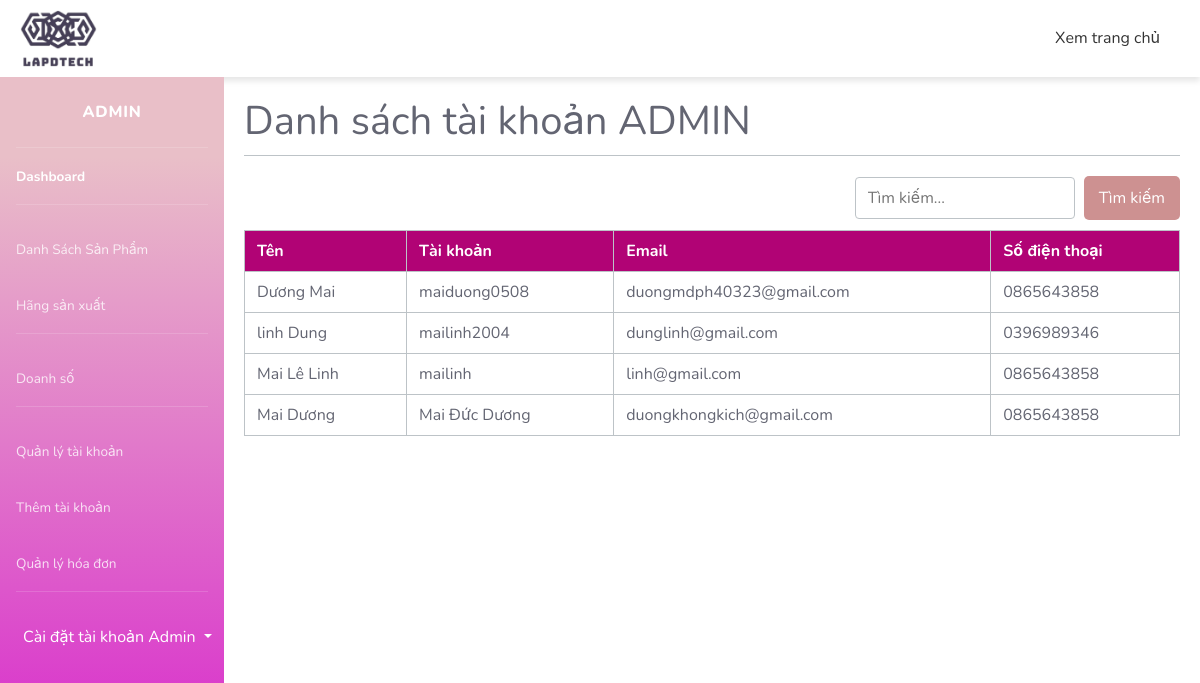
/admin/index.php?act=showadmin (signed in), run on the app's committed database.
### tables this page shows
CREATE TABLE `account` (
  `acc_id` int(11) NOT NULL,
  `acc_user` varchar(255) NOT NULL,
  `acc_pass` varchar(255) NOT NULL,
  `acc_email` varchar(255) NOT NULL,
  `acc_name` varchar(255) NOT NULL,
  `acc_address` varchar(255) NOT NULL,
  `acc_tel` varchar(255) NOT NULL,
  `role` int(11) NOT NULL
);

### admin/Model/pdo.php (called while the page is built, shortened)
<?php
function pdo_get_connection(){
    $servername = "localhost";
    $username = "root";
    $password = "";
    try {
        $conn = new PDO("mysql:host=$servername;dbname=duan20", $username, $password);
        $conn->setAttribute(PDO::ATTR_ERRMODE, PDO::ERRMODE_EXCEPTION);
        return $conn;
    } catch(PDOException $e) {
        echo "Connection failed: " . $e->getMessage();
    }
}
function pdo_query($sql){
    $sql_args=array_slice(func_get_args(),1);
    try{
        $conn=pdo_get_connection();
        $stmt=$conn->prepare($sql);
        $stmt->execute($sql_args);
        $rows=$stmt->fetchAll();
        return $rows;
    }
    catch(PDOException $e){
        throw $e;
    }
    finally{
        unset($conn);
    }
}
?>

### admin/Model/account.php (called while the page is built, shortened)
<?php
function loadall_account_admin($kyw = "")
{
    $sql = "SELECT a.acc_id,a.acc_user,a.acc_pass,acc_email,a.acc_name,a.acc_address,acc_tel, r.role_name
    FROM account a
    LEFT JOIN role_of_account r ON a.role = r.role_id where a.role = 1 ";
    $listaccount=pdo_query($sql);
    return $listaccount;
}
?>

### admin/Account/show_admin.php (the view)
<div class="admin-content">
    <h1>Danh sách tài khoản ADMIN</h1>
    <div class="row2 form_content ">
        <form action="index.php?act=showaccount" method="POST" enctype="multipart/form-data">
            <div class="search-container">
                <input type="text" placeholder="Tìm kiếm..." class="search-input" name="kyw">
                <input type="submit" value="Tìm kiếm" class="search-btn" name="listok">
            </div>
        </form>
        <table>
            <thead>
                <tr>
                    <th>Tên</th>
                    <th>Tài khoản</th>
                    <th>Email</th>
                    <th>Số điện thoại</th>
                </tr>
            </thead>
            <tbody>
                <?php
                foreach ($listaccount as $account) {
                    extract($account);
                    echo '<tr>
                                <td>' . $acc_name . '</td>
                                <td>' . $acc_user . '</td>
                                <td>' . $acc_email . '</td>
                                <td>' . $acc_tel . '</td>
                            </tr>';
                }
                ?>
            </tbody>
        </table>
    </div>

### admin/css/style.css (style rules this page uses)
.admin-content { padding: 20px; flex: auto; }
.admin-content h1 { border-bottom: 1px solid #bdc3c7; padding-bottom: 10px; margin-bottom: 20px; }
.search-container { text-align: right; margin-bottom: 10px; }
.search-input { padding: 8px 12px; margin-right: 5px; border: 1px solid #bdc3c7; border-radius: 4px; }
.search-btn { padding: 10px 15px; background-color: #cd9191; color: #fff; border: none; border-radius: 5px; cursor: pointer; }
table { width: 100%; border-collapse: collapse; }
table, th, td { border: 1px solid #bdc3c7; }
th, td { padding: 8px 12px; text-align: left; }
th { background-color: #b10375; color: #ffffff; }
form { width: 100%; margin: 0; padding: 0; border: none; }

### data on the page
account: acc_name "Dương Mai", acc_user "maiduong0508", acc_email "duongmdph40323@gmail.com", acc_tel "0865643858"
account: acc_name "linh Dung", acc_user "mailinh2004", acc_email "dunglinh@gmail.com", acc_tel "0396989346"
account: acc_name "Mai Lê Linh", acc_user "mailinh", acc_email "linh@gmail.com", acc_tel "0865643858"
account: acc_name "Mai Dương", acc_user "Mai Đức Dương", acc_email "duongkhongkich@gmail.com", acc_tel "0865643858"
